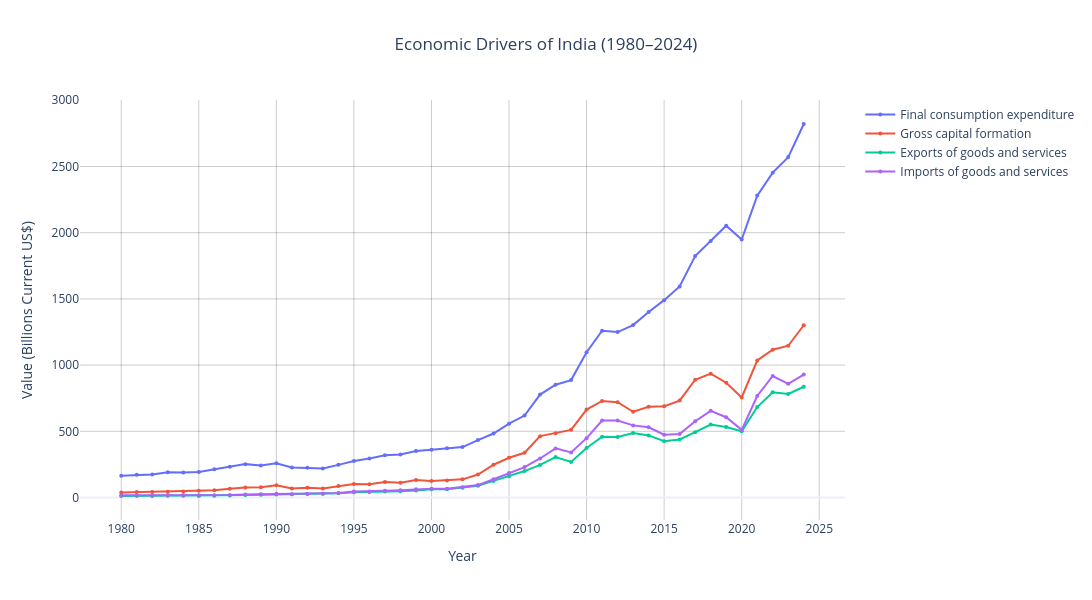

Source (notebook cell):
### Markdown cell above
### GDP Component Breakdown for an Economy

This example uses India to illustrate how major macroeconomic components evolve over time within a single national economy.

### Code cell
import plotly.graph_objects as go

# Economic Composition Analysis (Example: India)
target_country = "India"
components = [
    "Final consumption expenditure",
    "Gross capital formation",
    "Exports of goods and services",
    "Imports of goods and services"
]

# Extract data from original dataframe
df_comp = df_original[(df_original["Country"] == target_country) & 
                     (df_original["IndicatorName"].isin(components))].copy()

# Melt and prepare for plotting
df_comp_years = df_comp.set_index("IndicatorName")[analysis_years].T / 1e9  # Convert to Billions

fig = go.Figure()

for col in df_comp_years.columns:
    fig.add_trace(go.Scatter(
        x=df_comp_years.index,
        y=df_comp_years[col],
        mode='lines+markers',
        name=col,
        marker=dict(size=4)
    ))

fig.update_layout(
    title=dict(
        text=f"Economic Drivers of {target_country} (1980–2024)",
        x=0.5
    ),
    xaxis_title="Year",
    yaxis_title="Value (Billions Current US$)",
    width=1200,
    height=600,
    template="plotly_white"
)

# Grid similar to matplotlib
fig.update_xaxes(showgrid=True, gridcolor='rgba(0,0,0,0.2)')
fig.update_yaxes(showgrid=True, gridcolor='rgba(0,0,0,0.2)')

fig.show()

### Figure 1 — Plotly figure (JSON) as saved in the notebook; plotly's stock layout.template omitted (floating-point values rounded to 4 significant figures)
{"data": [{"marker": {"size": 4}, "mode": "lines+markers", "name": "Final consumption expenditure", "type": "scatter", "x": [1980, 1981, 1982, 1983, 1984, 1985, 1986, 1987, 1988, 1989, 1990, 1991, 1992, 1993, 1994, 1995, 1996, 1997, 1998, 1999, 2000, 2001, 2002, 2003, 2004, 2005, 2006, 2007, 2008, 2009, 2010, 2011, 2012, 2013, 2014, 2015, 2016, 2017, 2018, 2019, 2020, 2021, 2022, 2023, 2024], "y": [163.7, 171.1, 174.4, 190.9, 188.6, 193.0, 213.9, 232.8, 252.1, 242.4, 257.9, 227.4, 225.1, 219.6, 246.6, 276.0, 294.8, 318.9, 325.2, 351.8, 360.4, 372.5, 381.2, 433.9, 483.4, 558.0, 619.0, 777.4, 851.9, 886.7, 1097.0, 1260.0, 1249.0, 1302.0, 1401.0, 1491.0, 1594.0, 1824.0, 1938.0, 2053.0, 1948.0, 2280.0, 2453.0, 2571.0, 2821.0]}, {"marker": {"size": 4}, "mode": "lines+markers", "name": "Gross capital formation", "type": "scatter", "x": [1980, 1981, 1982, 1983, 1984, 1985, 1986, 1987, 1988, 1989, 1990, 1991, 1992, 1993, 1994, 1995, 1996, 1997, 1998, 1999, 2000, 2001, 2002, 2003, 2004, 2005, 2006, 2007, 2008, 2009, 2010, 2011, 2012, 2013, 2014, 2015, 2016, 2017, 2018, 2019, 2020, 2021, 2022, 2023, 2024], "y": [38.79, 40.9, 42.19, 43.96, 45.92, 51.27, 54.84, 66.06, 76.24, 77.98, 92.7, 68.68, 73.2, 68.96, 87.62, 101.7, 100.9, 117.7, 112.5, 133.1, 125.0, 128.7, 137.3, 174.0, 247.5, 300.0, 338.0, 463.6, 486.2, 511.0, 664.3, 729.2, 719.9, 647.5, 684.9, 689.4, 731.9, 889.3, 935.2, 867.1, 755.4, 1035.0, 1116.0, 1146.0, 1301.0]}, {"marker": {"size": 4}, "mode": "lines+markers", "name": "Exports of goods and services", "type": "scatter", "x": [1980, 1981, 1982, 1983, 1984, 1985, 1986, 1987, 1988, 1989, 1990, 1991, 1992, 1993, 1994, 1995, 1996, 1997, 1998, 1999, 2000, 2001, 2002, 2003, 2004, 2005, 2006, 2007, 2008, 2009, 2010, 2011, 2012, 2013, 2014, 2015, 2016, 2017, 2018, 2019, 2020, 2021, 2022, 2023, 2024], "y": [11.48, 11.84, 12.23, 13.01, 13.95, 12.09, 13.12, 15.65, 18.62, 21.33, 23.22, 24.74, 25.97, 28.25, 32.39, 40.32, 40.88, 45.49, 47.33, 52.88, 61.89, 61.62, 73.14, 89.61, 125.6, 161.5, 199.7, 246.4, 305.4, 268.3, 374.0, 459.4, 456.6, 487.5, 469.2, 425.3, 438.8, 493.2, 550.7, 532.8, 500.6, 683.1, 795.4, 782.2, 836.4]}, {"marker": {"size": 4}, "mode": "lines+markers", "name": "Imports of goods and services", "type": "scatter", "x": [1980, 1981, 1982, 1983, 1984, 1985, 1986, 1987, 1988, 1989, 1990, 1991, 1992, 1993, 1994, 1995, 1996, 1997, 1998, 1999, 2000, 2001, 2002, 2003, 2004, 2005, 2006, 2007, 2008, 2009, 2010, 2011, 2012, 2013, 2014, 2015, 2016, 2017, 2018, 2019, 2020, 2021, 2022, 2023, 2024], "y": [17.29, 17.1, 16.64, 17.5, 17.15, 17.59, 17.73, 19.49, 23.0, 24.78, 27.82, 24.73, 28.17, 28.2, 33.38, 44.7, 45.44, 50.76, 54.47, 61.71, 66.2, 65.92, 78.17, 93.78, 138.1, 184.5, 229.7, 294.8, 371.0, 340.3, 448.4, 581.9, 581.7, 544.7, 530.2, 474.6, 479.3, 576.1, 654.7, 606.4, 511.1, 766.9, 917.6, 858.6, 928.3]}], "layout": {"height": 600, "title": {"text": "Economic Drivers of India (1980–2024)", "x": 0.5}, "width": 1200, "xaxis": {"gridcolor": "rgba(0,0,0,0.2)", "showgrid": true, "title": {"text": "Year"}}, "yaxis": {"gridcolor": "rgba(0,0,0,0.2)", "showgrid": true, "title": {"text": "Value (Billions Current US$)"}}}}
